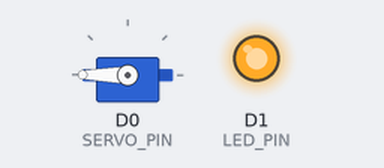
Bench run of a sketch on a simulated Particle Photon. Shown: servo, output pins drawn as LEDs (lit = HIGH).

Above: at 0.5 s.
At 1.5 s:
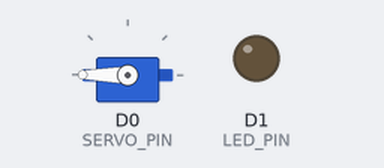
Timing chart, 0 to 3.0 s (numbered marks = the images above):
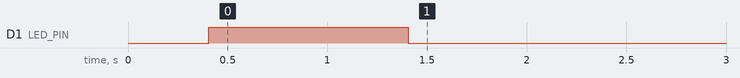

The sketch:

disrupt.ino
```cpp
#include "application.h"

#define CLAMP(x, low, high)  (((x) > (high)) ? (high) : (((x) < (low)) ? (low) : (x)))

// servo globals
#define SERVO_PIN D0
#define SERVO_STEP_DELAY_MS 4.5 // milliseconds required to travel 1 degree
#define SERVO_MAX_DEGREES 180
Servo servo;

// horn on/off positions
#define HORN_ENGAGED_POS 90
#define HORN_DISENGAGED_POS 180

// debug LED
#define LED_PIN D1


/* Setup */
void setup()
{
	// hook up debugging machinery
	Serial.begin(9600);
	pinMode(LED_PIN, OUTPUT);

	// initialize servo
	pinMode(SERVO_PIN, OUTPUT);
	servo.attach(SERVO_PIN);
	go_to_position_in_degrees(HORN_DISENGAGED_POS);

	// register the Spark function
	Spark.function("disrupt", disrupt);

	// blink the LED to show that we've begun
	digitalWrite(LED_PIN, HIGH);
	delay(1000);
	digitalWrite(LED_PIN, LOW);
}

/* Loop */
void loop()
{} // no-op - API callback drives the action


/* API callback */
int disrupt(String arg)
{
	// LED on
	digitalWrite(LED_PIN, HIGH);

	// BRAAAAAAAAAAP
	uint16_t pos = arg.toInt();
	blow_that_horn(pos);

	// LED off
	digitalWrite(LED_PIN, LOW);

	// SUCCESS IS THE ONLY OPTION
	return 0;
}


/* Utility functions */

// disrupt the eardrum industry
void blow_that_horn(uint16_t duration_ms)
{
	go_to_position_in_degrees(HORN_ENGAGED_POS);
	delay(duration_ms);
	go_to_position_in_degrees(HORN_DISENGAGED_POS);
}

void go_to_position_in_degrees(uint8_t target_pos)
{
	// get the current and clamped target positions
	uint8_t pos = servo.read();
	target_pos = CLAMP(target_pos, 0, SERVO_MAX_DEGREES); // assume range is [0:max_degrees]

	// if there's nothing to do, bail
	if (pos == target_pos)
		return;

	// SO EASY!
	servo.write(target_pos);
	delay(abs(target_pos - pos) * SERVO_STEP_DELAY_MS);
}
```
